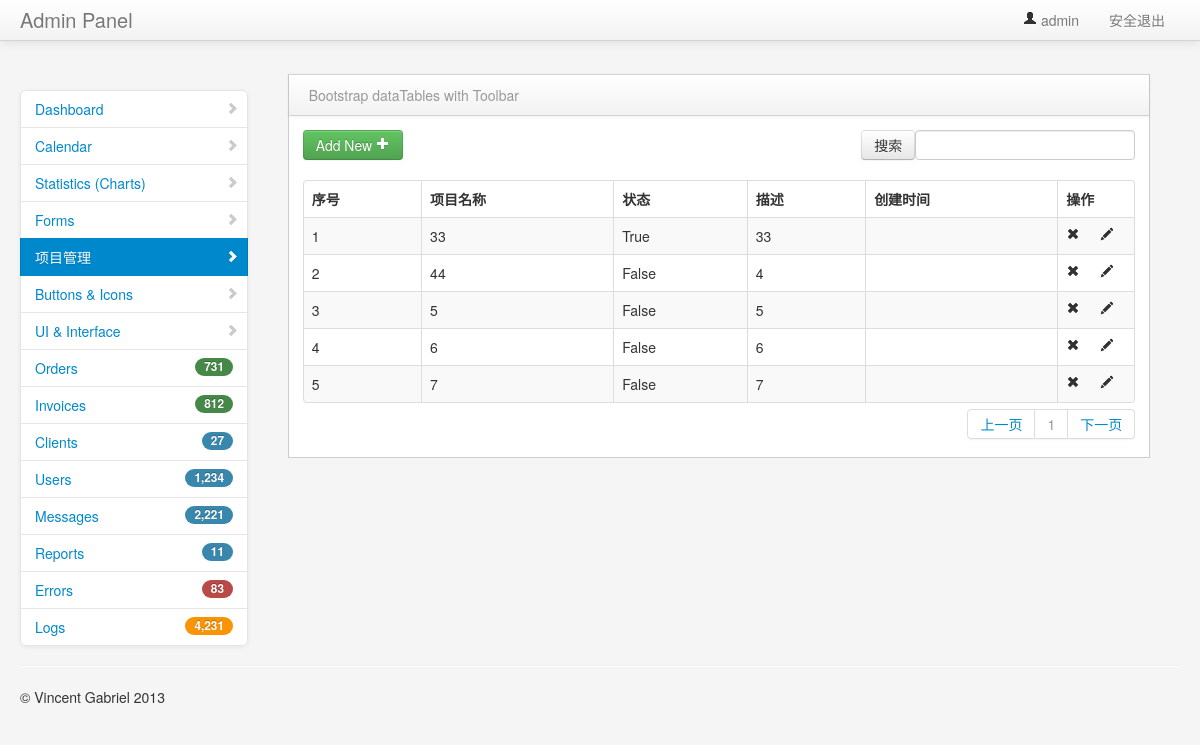
The app's page /project_manage/ (signed in), older data.
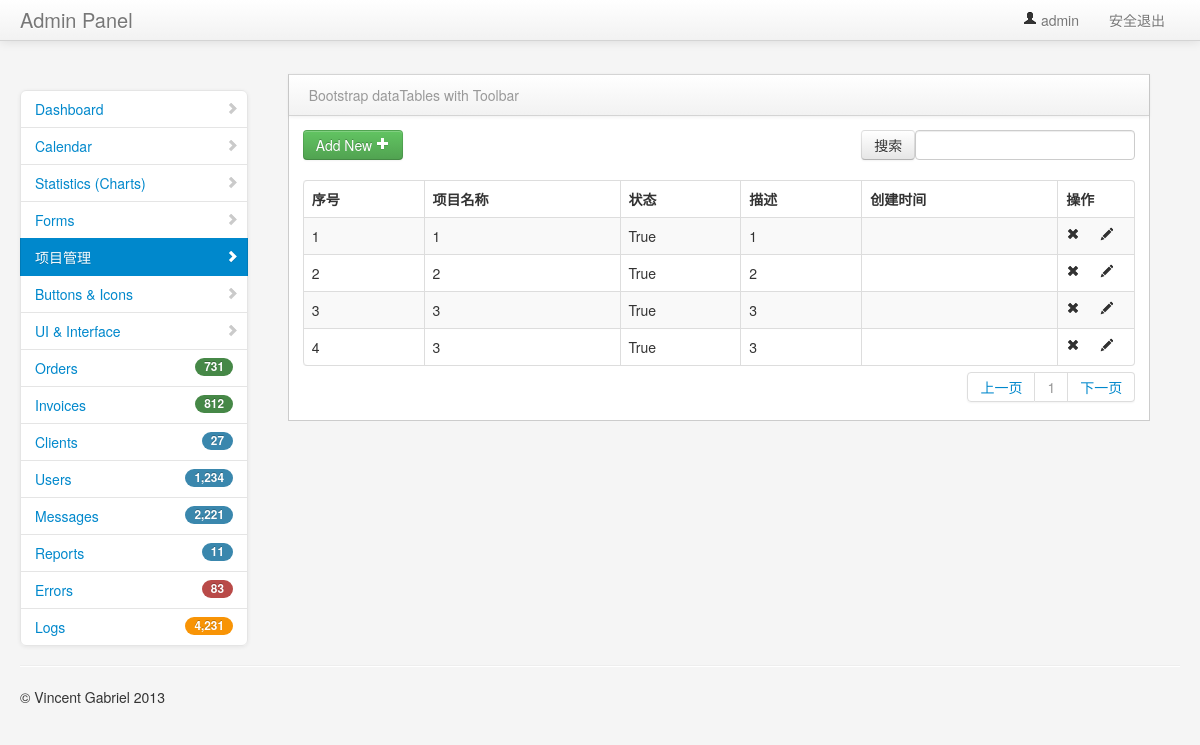
The same page, newer data.
### user_app/models.py (models this page shows, shortened)
class Project(models.Model):
    title = models.CharField(max_length=50)
    describe = models.TextField("描述",default="")
    status = models.BooleanField("状态",default=True)
    create_time = models.DateTimeField("创建时间",auto_now=True)

### user_app/views.py (the view)
# urls.py: path("project_manage/", views.project_manage),
@login_required #判断用户是否登录
def project_manage(request):
    page = request.GET.get('page')
    page = try_int(page, 1)
    count = Project.objects.all().count()
    pageObj = html_hepler.PageInfo(page, count)
    content = request.POST.get('search_project')
    if content is not None:
        project_data = Project.objects.filter(
                title__contains=content)
    else:
        project_data = Project.objects.all()
    page_string = html_hepler.Pager(page, pageObj.all_page_count)
    username = request.session.get('user1', '')  # 读取浏览器 session
    return render(request, "project_manage.html", {"user": username,"project_data":project_data,
                                                   "page": page_string})

### user_app/html_hepler.py (called while the page is built, shortened)
def Pager(page,all_page_count):
    page_html = []
    if page <= 1:
        prev_html = "<li class='next'><a href='#'>上一页</a></li>"
    else:
        prev_html = "<li class='next'><a href='/project_manage/?page=%d'>上一页</a></li>" % (page - 1)
    page_html.append(prev_html)
    if all_page_count < 11:
        begin = 0
        end = all_page_count
    for i in range(begin,end):
        if page == i+1:
            a_html = "<li class='prev disabled'><a href = '/project_manage/?page=%d'>%d</a></li>"%(i+1,i+1)
        else:
            a_html = "<li class='prev disabled'><a href = '/project_manage/?page=%d'>%d</a></li>" % (i+1, i+1)
        page_html.append(a_html)
    next_html = "<li class='next'><a href = '/project_manage/?page=%d'>下一页</a></li>" % (page + 1)
    page_html.append(next_html)
    page_string = mark_safe("".join(page_html))
    return page_string

    @property
    def all_page_count(self):
        temp = divmod(self.AllCount,self.PerItem)
        if temp[1] == 0:
            all_page_count = temp[0]
        else:
            all_page_count = temp[0] + 1
        return all_page_count

### user_app/views.py (called while the page is built)
def try_int(arg,default):
    try:
        arg = int(arg)
    except Exception as e:
        arg = default
    return arg

### templates/project_manage.html (shortened to what this page needs)
{% extends "common/nav.html" %}
    {% block context %}
 <div class="block">
    <div class="navbar navbar-inner block-header">
        <div class="muted pull-left">Bootstrap dataTables with Toolbar</div>
    </div>
    <div class="block-content collapse in">
        <div class="span12">
           <div class="table-toolbar">
              <div class="btn-group">
                 <a href="/project_model/"><button class="btn btn-success">Add New <i class="icon-plus icon-white"></i></button></a>
              </div>
              <div class="btn-group pull-right">
                 <div class="dataTables_filter" id="example_filter">
                     <form method="post" action="/project_manage/">
                      <input class="btn" type="submit" value="搜索">
                      <label><input type="text" aria-controls="example" id="search_project" name="search_project"></label>
                     </form>
                </div>
              </div>
           </div>
            <table cellpadding="0" cellspacing="0" border="0" class="table table-striped table-bordered" id="example2">
                <thead>
                    <tr>
                        <th>序号</th>
                        <th>项目名称</th>
                        <th>状态</th>
                        <th>描述</th>
                        <th>创建时间</th>
                        <th>操作</th>
                    </tr>
                </thead>
                <tbody>
                {% for data in project_data %}
                    <tr class="gradeU">
                        <td>{{forloop.counter }}</td>
                        <td>{{data.title}}</td>
                        <td>{{data.status}}</td>
                        <td class="center">{{data.describe}}</td>
                        <td class="center">{{data.create_time |date:"Y-m-d H:i"}}</td>
                        <td class="center" style="width: 60px;">
                            <a onclick="del_id('{{ data.id }}')"><i class="icon-remove"></i></a>
                            <a href="/project_model/?id={{ data.id }}"><i class="icon-pencil"></i></a>
                        </td>
                    </tr>
                {% endfor %}
                </tbody>
            </table>
        </div>
        <div id="pageslist" class="dataTables_paginate paging_bootstrap pagination">
            <ul>
                {{ page }}
            </ul>
        </div>
    </div>
 </div>
    {% endblock context %}

### templates/common/nav.html (shortened to what this page needs)
<!DOCTYPE html>
<html>
    <head>
        <link href="/static/bootstrap/css/bootstrap.min.css" rel="stylesheet" media="screen">
        <link href="/static/bootstrap/css/bootstrap-responsive.min.css" rel="stylesheet" media="screen">
        <link href="/static/assets/css/styles.css" rel="stylesheet" media="screen">
        <link href="/static/assets/css/DT_bootstrap.css" rel="stylesheet" media="screen">
    </head>
    <body>
        <div class="navbar navbar-fixed-top">
            <div class="navbar-inner">
                <div class="container-fluid">
                    <a class="brand" href="#">Admin Panel</a>
                    <div class="nav-collapse collapse">
                        <ul class="nav pull-right">
                            <li class="dropdown">
                                <a href="#" role="button" class="dropdown-toggle" data-toggle="dropdown">
                                    <i class="icon-user"></i> {{user}}
                                </a>
                            </li>
                            <li>
                                <a tabindex="-1" href="/logout/">安全退出</a>
                            </li>
                        </ul>
                    </div>
                </div>
            </div>
        </div>
        <div class="container-fluid">
            <div class="row-fluid">
                <div class="span3" id="sidebar">
                    <ul class="nav nav-list bs-docs-sidenav nav-collapse collapse">
                        <li>
                            <a href="index.html"><i class="icon-chevron-right"></i> Dashboard</a>
                        </li>
                        <li>
                            <a href="calendar.html"><i class="icon-chevron-right"></i> Calendar</a>
                        </li>
                        <li>
                            <a href="stats.html"><i class="icon-chevron-right"></i> Statistics (Charts)</a>
                        </li>
                        <li>
                            <a href="project_model_add.html"><i class="icon-chevron-right"></i> Forms</a>
                        </li>
                        <li class="active">
                            <a href="/project_manage/"><i class="icon-chevron-right"></i>项目管理</a>
                        </li>
                        <li>
                            <a href="buttons.html"><i class="icon-chevron-right"></i> Buttons & Icons</a>
                        </li>
                        <li>
                            <a href="interface.html"><i class="icon-chevron-right"></i> UI & Interface</a>
                        </li>
                        <li>
                            <a href="#"><span class="badge badge-success pull-right">731</span> Orders</a>
                        </li>
                        <li>
                            <a href="#"><span class="badge badge-success pull-right">812</span> Invoices</a>
                        </li>
                        <li>
                            <a href="#"><span class="badge badge-info pull-right">27</span> Clients</a>
                        </li>
                        <li>
                            <a href="#"><span class="badge badge-info pull-right">1,234</span> Users</a>
                        </li>
                        <li>
                            <a href="#"><span class="badge badge-info pull-right">2,221</span> Messages</a>
                        </li>
                        <li>
                            <a href="#"><span class="badge badge-info pull-right">11</span> Reports</a>
                        </li>
                        <li>
                            <a href="#"><span class="badge badge-important pull-right">83</span> Errors</a>
                        </li>
                        <li>
                            <a href="#"><span class="badge badge-warning pull-right">4,231</span> Logs</a>
                        </li>
                    </ul>
                </div>
                <div class="span9" id="content">
                     <div class="row-fluid">
                         {% block context %}
                         {% endblock context %}
                    </div>
                </div>
            </div>
            <hr>
            <footer>
                <p>&copy; Vincent Gabriel 2013</p>
            </footer>
        </div>
    </body>
</html>

### static/assets/css/styles.css (style rules this page uses)
body { padding-top: 0; padding-bottom: 40px; background-color: #f5f5f5; }
@media (min-width: 979px) { body { padding-top: 60px; } }
#content { margin-left:0px; }
.block { border: 1px solid #ccc; background: white; margin: 1em 0em; border-top: none; }
.block-content { margin: 1em; min-height: .25em; }
.block-header { margin-bottom: 0px; border-right: none; border-left: none; -webkit-border-radius: 0px; -moz-border-radius: 0px; border-radius: 0px; }
.block-header div { padding-top: 10px; }
.bs-docs-sidenav { max-width: 228px; margin: 30px 0 0; padding: 0; background-color: #fff; -webkit-border-radius: 6px; -moz-border-radius: 6px; border-radius: 6px; -webkit-box-shadow: 0 1px 4px rgba(0,0,0,.065); -moz-box-shadow: 0 1px 4px rgba(0,0,0,.065); box-shadow: 0 1px 4px rgba(0,0,0,.065); }
.bs-docs-sidenav > li > a { display: block; width: 190px \9; margin: 0 0 -1px; padding: 8px 14px; border: 1px solid #e5e5e5; }
.bs-docs-sidenav > li:first-child > a { -webkit-border-radius: 6px 6px 0 0; -moz-border-radius: 6px 6px 0 0; border-radius: 6px 6px 0 0; }
.bs-docs-sidenav > li:last-child > a { -webkit-border-radius: 0 0 6px 6px; -moz-border-radius: 0 0 6px 6px; border-radius: 0 0 6px 6px; }
.bs-docs-sidenav > .active > a { position: relative; z-index: 2; padding: 9px 15px; border: 0; text-shadow: 0 1px 0 rgba(0,0,0,.15); -webkit-box-shadow: inset 1px 0 0 rgba(0,0,0,.1), inset -1px 0 0 rgba(0,0,0,.1); -moz-box-shadow: inset 1px 0 0 rgba(0,0,0,.1), inset -1px 0 0 rgba(0,0,0,.1); box-shadow: inset 1px 0 0 rgba(0,0,0,.1), inset -1px 0 0 rgba(0,0,0,.1); }
.bs-docs-sidenav .icon-chevron-right { float: right; margin-top: 2px; margin-right: -6px; opacity: .25; }
.bs-docs-sidenav .active .icon-chevron-right, .bs-docs-sidenav .active a:hover .icon-chevron-right { opacity: 1; }

Row changes from the older to the newer data that the page shows:
removed Project: title "33", status "True", describe "33"
removed Project: title "44", status "False", describe "4"
removed Project: title "5", status "False", describe "5"
removed Project: title "6", status "False", describe "6"
removed Project: title "7", status "False", describe "7"
added Project: title "1", status "True", describe "1"
added Project: title "2", status "True", describe "2"
added Project: title "3", status "True", describe "3"
added Project: title "3", status "True", describe "3"
